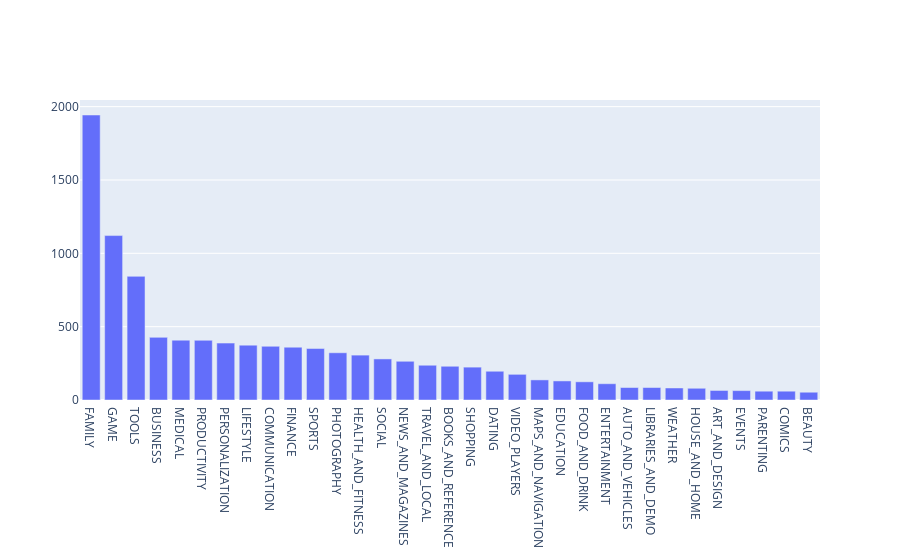

Notebook code for this chart:
### Markdown cell above
## 3. Exploring app categories
<p>With more than 1 billion active users in 190 countries around the world, Google Play continues to be an important distribution platform to build a global audience. For businesses to get their apps in front of users, it's important to make them more quickly and easily discoverable on Google Play. To improve the overall search experience, Google has introduced the concept of grouping apps into categories.</p>
<p>This brings us to the following questions:</p>
<ul>
<li>Which category has the highest share of (active) apps in the market? </li>
<li>Is any specific category dominating the market?</li>
<li>Which categories have the fewest number of apps?</li>
</ul>
<p>We will see that there are <code>33</code> unique app categories present in our dataset. <em>Family</em> and <em>Game</em> apps have the highest market prevalence. Interestingly, <em>Tools</em>, <em>Business</em> and <em>Medical</em> apps are also at the top.</p>

### Code cell
import plotly
plotly.offline.init_notebook_mode(connected=True)
import plotly.graph_objs as go

# Print the total number of unique categories
num_categories = len(set(apps['Category']))
print('Number of categories = ', num_categories)

# Count the number of apps in each 'Category' and sort them for easier plotting
num_apps_in_category = apps['Category'].value_counts().sort_values(ascending=False)

data = [go.Bar(
        x = num_apps_in_category.index, # index = category name
        y = num_apps_in_category.values, # value = count
)]

plotly.offline.iplot(data)

### Figure 1 — Plotly figure (JSON) as saved in the notebook; plotly's stock layout.template omitted (floating-point values rounded to 4 significant figures)
{"data": [{"x": ["FAMILY", "GAME", "TOOLS", "BUSINESS", "MEDICAL", "PRODUCTIVITY", "PERSONALIZATION", "LIFESTYLE", "COMMUNICATION", "FINANCE", "SPORTS", "PHOTOGRAPHY", "HEALTH_AND_FITNESS", "SOCIAL", "NEWS_AND_MAGAZINES", "TRAVEL_AND_LOCAL", "BOOKS_AND_REFERENCE", "SHOPPING", "DATING", "VIDEO_PLAYERS", "MAPS_AND_NAVIGATION", "EDUCATION", "FOOD_AND_DRINK", "ENTERTAINMENT", "AUTO_AND_VEHICLES", "LIBRARIES_AND_DEMO", "WEATHER", "HOUSE_AND_HOME", "ART_AND_DESIGN", "EVENTS", "PARENTING", "COMICS", "BEAUTY"], "y": [1943, 1121, 843, 427, 408, 407, 388, 374, 366, 360, 351, 322, 306, 280, 264, 237, 230, 224, 196, 175, 137, 130, 124, 111, 85, 85, 82, 80, 65, 64, 60, 60, 53], "type": "bar"}], "layout": {}}
